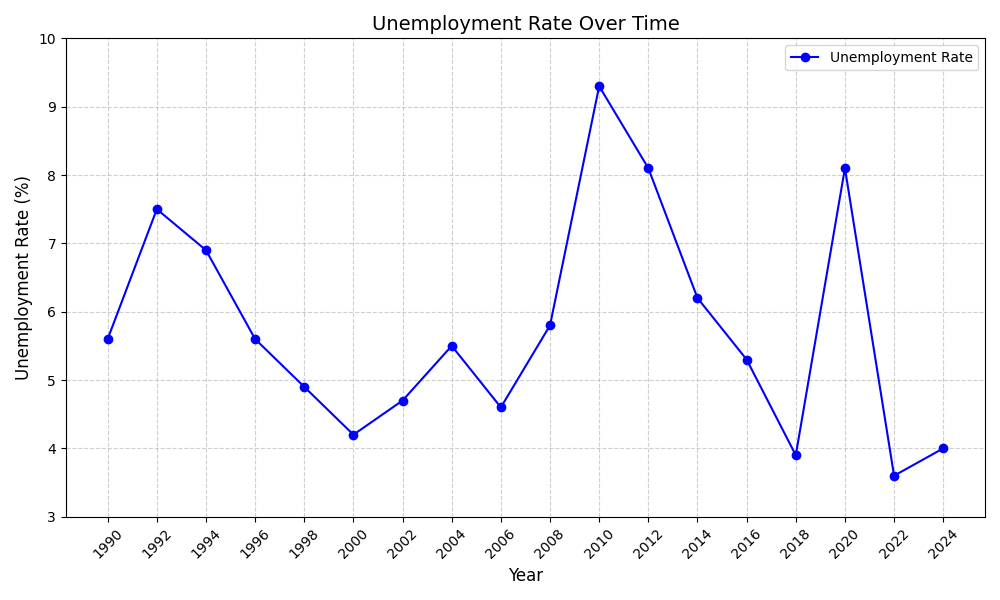

This figure's Python source:
import matplotlib.pyplot as plt

# Data from the graph
years = [1990, 1992, 1994, 1996, 1998, 2000, 2002, 2004, 2006, 2008, 2010, 2012, 2014, 2016, 2018, 2020, 2022, 2024]
unemployment_rate = [5.6, 7.5, 6.9, 5.6, 4.9, 4.2, 4.7, 5.5, 4.6, 5.8, 9.3, 8.1, 6.2, 5.3, 3.9, 8.1, 3.6, 4.0]

# Plotting the graph
plt.figure(figsize=(10, 6))
plt.plot(years, unemployment_rate, marker='o', color='blue', label='Unemployment Rate')

# Adding labels and title
plt.title('Unemployment Rate Over Time', fontsize=14)
plt.xlabel('Year', fontsize=12)
plt.ylabel('Unemployment Rate (%)', fontsize=12)
plt.ylim(3, 10)  # Setting y-axis limits
plt.grid(True, linestyle='--', alpha=0.6)
plt.xticks(years, rotation=45)
plt.legend()

# Show the graph
plt.tight_layout()
#plt.show()
plt.savefig('unemployment_rate_graph.png')
